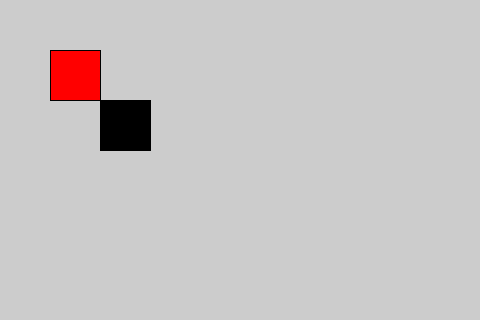
Frame 1 (no input)
Frame 60 (the mouse pressed at the canvas centre just before this capture): identical to frame 1, image omitted
Frame 120 (the mouse held since frame 60 and released just before this capture): identical to frame 1, image omitted

The Processing sketch that drew this single still picture (run headless with seeded random() and noise(); from frame 60 on, the mouse is pressed at the canvas centre):

// Processing sketch: setup_draw
// ── setup_draw.pde
void setup() {
  size(480, 320);  
  //background(255, 0, 0);
  
  fill(255, 0, 0);
} //setup

void draw() {
  //stroke(0, 0, 255, 64);
  //fill(0, 0, 255, 64);
  //rect(mouseX, mouseY, 50, 50);
  
  rect(50, 50, 50, 50);
  fill(0);
  rect(100, 100, 50, 50);  
  fill(255, 0, 0);
  
} //draw  
